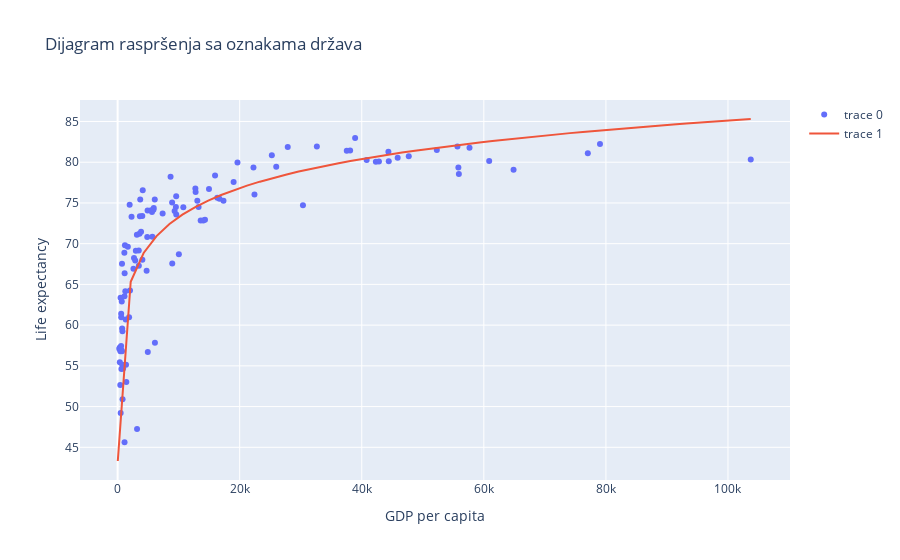

The code cell stored with this chart in its notebook:
### Markdown cell above
Nactajmo dobivenu krivulju procjene sa originalnim podacima. Ovo crtam u grafu kojem se može zoomirati i pogledati imena država na koje se dana točkica odnosi.

### Code cell
import plotly.graph_objects as go

tocke = go.Scatter(x=data["GDP per capita"], y=data['Life expectancy'], mode='markers', text=data.index)
x = np.linspace(30, data["GDP per capita"].max())
y = res.params[0].round(4) + res.params[1].round(4)*np.log(x)
procjena = go.Scatter(x=x, y=y, mode='lines')
fig = go.Figure(data=[tocke, procjena])
fig.update_layout(
    title="Dijagram raspršenja sa oznakama država",
    yaxis_title="Life expectancy",
    xaxis_title="GDP per capita")

### Figure 1 — Plotly figure (JSON) as saved in the notebook; plotly's stock layout.template omitted (floating-point values rounded to 4 significant figures)
{"data": [{"mode": "markers", "text": ["Afghanistan", "Albania", "Argentina", "Armenia", "Australia", "Austria", "Azerbaijan", "Bahrain", "Bangladesh", "Barbados", "Belarus", "Belgium", "Benin", "Bhutan", "Bolivia (Plurin. State of)", "Brazil", "Brunei Darussalam", "Bulgaria", "Burundi", "Cabo Verde", "Cambodia", "Cameroon", "Canada", "Chad", "Colombia", "Croatia", "Cyprus", "Czechia", "Côte d’Ivoire", "Dem. Rep. of the Congo", "Denmark", "El Salvador", "Estonia", "Eswatini", "Ethiopia", "Fiji", "Finland", "France", "Gambia", "Germany", "Ghana", "Guatemala", "Guinea", "Guinea-Bissau", "Guyana", "Honduras", "Hungary", "Iceland", "Indonesia", "Iran (Islamic Republic of)", "Ireland", "Israel", "Italy", "Jamaica", "Japan", "Jordan", "Kazakhstan", "Kenya", "Kyrgyzstan", "Lao People's Dem. Rep.", "Latvia", "Lebanon", "Lesotho", "Lithuania", "Luxembourg", "Madagascar", "Malawi", "Malaysia", "Maldives", "Mali", "Malta", "Mexico", "Mongolia", "Mozambique", "Myanmar", "Namibia", "Nepal", "Netherlands", "Niger", "Norway", "Oman", "Peru", "Poland", "Portugal", "Qatar", "Republic of Moldova", "Romania", "Russian Federation", "Rwanda", "Senegal", "Serbia", "Seychelles", "Sierra Leone", "Slovakia", "Slovenia", "South Africa", "South Sudan", "Spain", "Sri Lanka", "Sweden", "Switzerland", "Thailand", "Timor-Leste", "Togo", "Turkey", "Uganda", "United Kingdom", "United States of America", "Uruguay", "Vanuatu", "Viet Nam"], "type": "scatter", "x": [593, 4116.0, 13060.0, 3648.0, 55680.0, 45890.0, 4854, 22420.0, 1201.0, 15960.0, 5694.0, 42310.0, 792.8, 2685.0, 2892.0, 9607.0, 30370.0, 7378, 268.8, 3159.0, 1150.0, 1376.0, 44360.0, 809.5, 6089.0, 12738, 25990.0, 19010.0, 1427, 451.8, 55830.0, 3580.0, 17343, 3183, 584.8, 4754.0, 44420.0, 38094, 743.2, 42820.0, 1879, 3840.0, 716.5, 627.8, 4058, 2282.0, 13270.0, 57650.0, 3466.0, 5631.0, 60870.0, 37543, 32642, 4912, 38910.0, 4043.0, 8951, 1323.0, 1104.0, 2032.0, 13608, 8676.0, 1135.0, 14318, 103700.0, 481.8, 363.2, 9548, 9598, 765, 25268, 8933, 3478, 437.8, 1124.0, 4946.0, 724.8, 47700.0, 364.5, 77040.0, 16330.0, 5920.0, 12780.0, 19640.0, 64870.0, 1676.0, 9341.0, 10040.0, 683.5, 1261.0, 5497.0, 14040.0, 500.8, 16688, 22260.0, 6112.0, 906.2, 27874, 3704.0, 52300.0, 79030.0, 5874.0, 2593, 573.2, 10770.0, 616, 40800.0, 55910.0, 14970.0, 2985, 1972], "y": [60.98, 76.56, 75.27, 73.36, 81.92, 80.56, 70.83, 76.05, 69.81, 78.36, 70.85, 80.05, 59.25, 68.23, 67.94, 73.57, 74.72, 73.69, 57.09, 71.09, 66.36, 55.12, 81.27, 50.89, 75.41, 76.77, 79.44, 77.57, 53.02, 56.79, 79.36, 71.22, 75.27, 47.26, 61.39, 66.66, 80.12, 81.45, 59.59, 80.09, 60.97, 71.47, 56.78, 54.62, 68.03, 73.3, 74.5, 81.79, 69.17, 73.88, 80.15, 81.42, 81.93, 74.06, 82.99, 73.4, 67.57, 60.7, 68.87, 64.24, 72.84, 78.21, 45.61, 72.93, 80.32, 63.37, 55.44, 74.49, 75.82, 55.13, 80.87, 75.06, 67.3, 52.65, 63.56, 56.7, 67.54, 80.74, 57.25, 81.1, 75.64, 74.38, 76.35, 79.95, 79.08, 69.62, 74.01, 68.71, 62.91, 64.14, 74.09, 72.83, 49.2, 75.5, 79.35, 57.83, 54.67, 81.86, 75.41, 81.49, 82.24, 74.16, 66.91, 57.44, 74.48, 56.93, 80.28, 78.57, 76.71, 69.12, 74.78]}, {"mode": "lines", "type": "scatter", "x": [30, 2146.0, 4263.0, 6379.0, 8495.0, 10610.0, 12730.0, 14840.0, 16960.0, 19080.0, 21190.0, 23310.0, 25430.0, 27540.0, 29660.0, 31780.0, 33890.0, 36010.0, 38120.0, 40240.0, 42360.0, 44470.0, 46590.0, 48710.0, 50820.0, 52940.0, 55050.0, 57170.0, 59290.0, 61400.0, 63520.0, 65640.0, 67750.0, 69870.0, 71990.0, 74100.0, 76220.0, 78330.0, 80450.0, 82570.0, 84680.0, 86800.0, 88920.0, 91030.0, 93150.0, 95270.0, 97380.0, 99500.0, 101600.0, 103700.0], "y": [43.32, 65.32, 68.86, 70.94, 72.41, 73.56, 74.49, 75.29, 75.97, 76.58, 77.12, 77.61, 78.06, 78.47, 78.85, 79.21, 79.54, 79.85, 80.15, 80.43, 80.69, 80.94, 81.18, 81.41, 81.63, 81.84, 82.04, 82.23, 82.42, 82.6, 82.78, 82.95, 83.11, 83.27, 83.42, 83.57, 83.72, 83.86, 83.99, 84.13, 84.26, 84.39, 84.51, 84.63, 84.75, 84.87, 84.98, 85.09, 85.2, 85.3]}], "layout": {"title": {"text": "Dijagram raspršenja sa oznakama država"}, "xaxis": {"title": {"text": "GDP per capita"}}, "yaxis": {"title": {"text": "Life expectancy"}}}}
